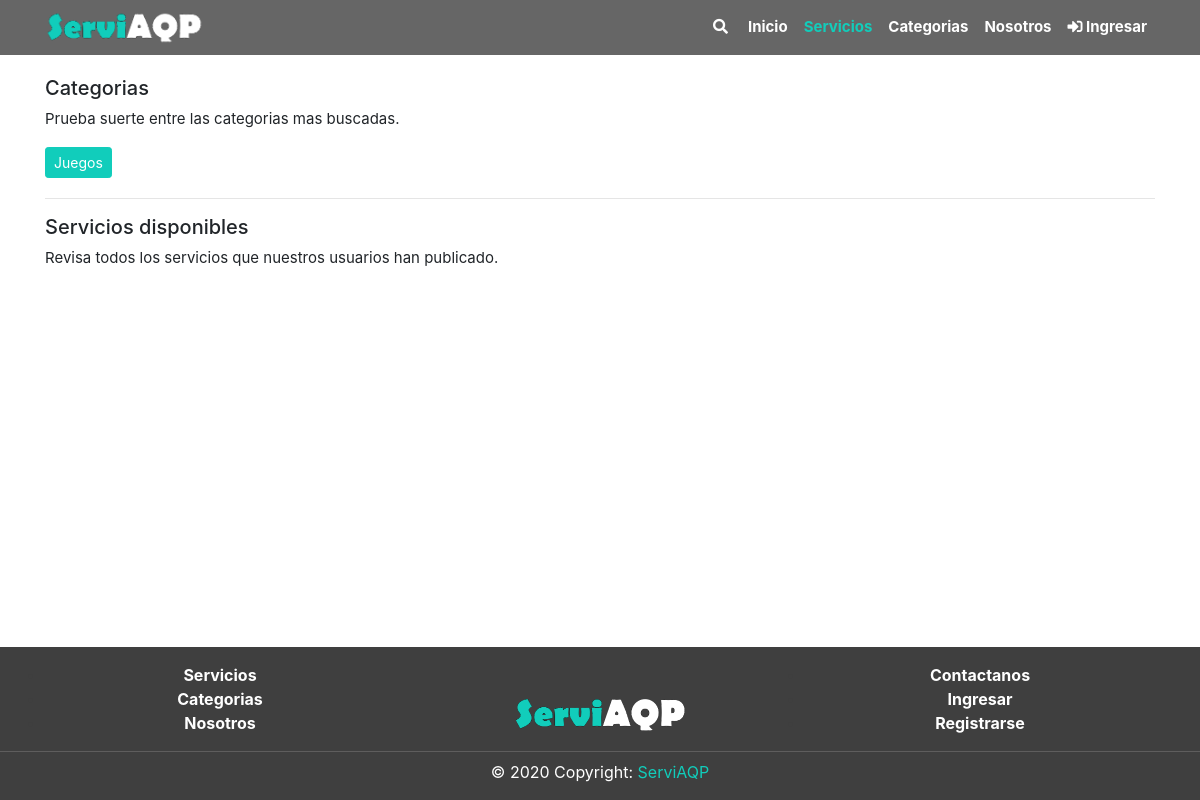
Page /servicios/index.php on the earlier database version.
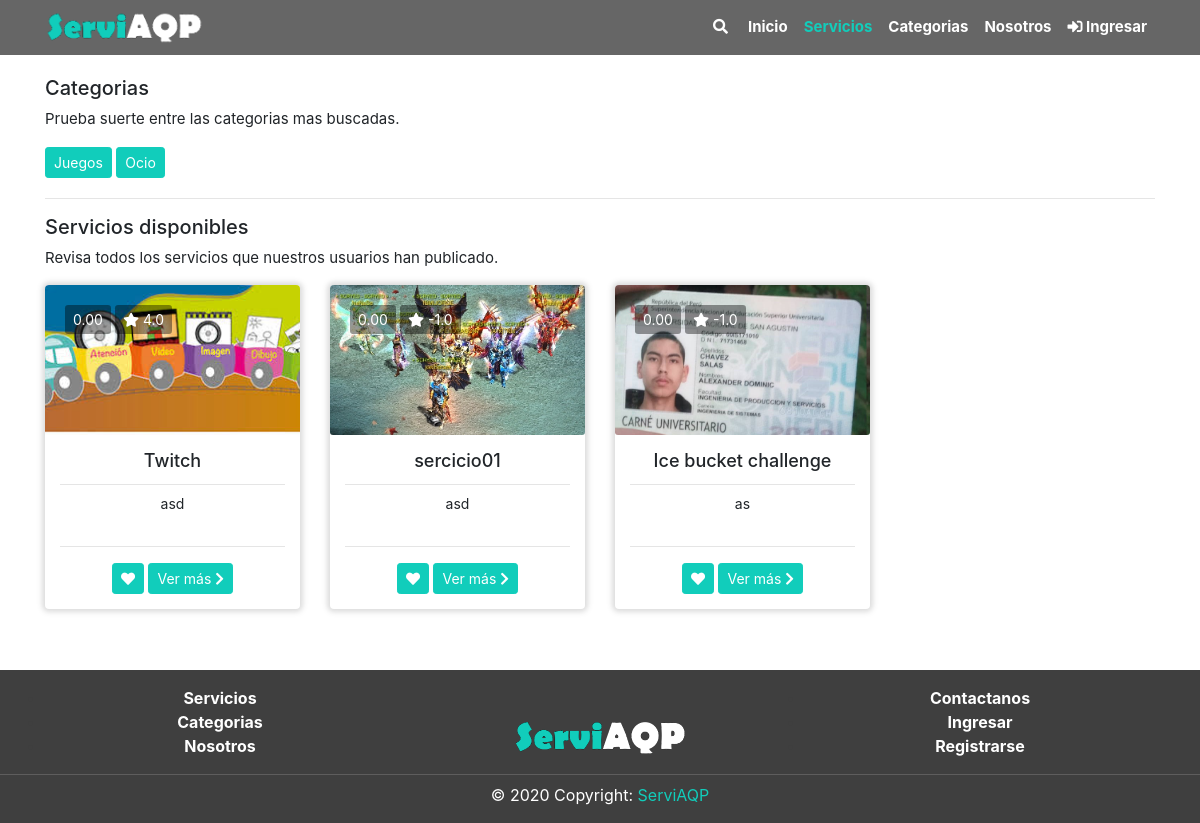
Same page on the later database version.
### tables this page shows
CREATE TABLE `categoria` (
  `CatId` int(11) NOT NULL,
  `CatNom` varchar(60) NOT NULL,
  `CatDes` text NOT NULL,
  `CatEstReg` int(1) NOT NULL DEFAULT 1,
  `CatFecCre` timestamp NOT NULL DEFAULT current_timestamp() ON UPDATE current_timestamp()
);

CREATE TABLE `servicio` (
  `SerID` int(11) NOT NULL,
  `SerUsuID` int(11) NOT NULL,
  `SerCatID` int(11) NOT NULL,
  `SerSubCatID` int(11) NOT NULL,
  `SerPreFre` text NOT NULL,
  `SerDes` text NOT NULL,
  `SerEstReg` int(1) NOT NULL DEFAULT 1,
  `SerFecCre` timestamp NOT NULL DEFAULT current_timestamp(),
  `SerNom` varchar(90) NOT NULL,
  `SerPre` decimal(9,2) NOT NULL,
  `SerVal` decimal(2,1) NOT NULL DEFAULT -1.0
);

CREATE TABLE `servicio_img` (
  `SerImgId` int(11) NOT NULL,
  `SerImgSerId` int(11) NOT NULL,
  `SerImgNom` varchar(90) NOT NULL,
  `SerImgTip` varchar(20) NOT NULL,
  `SerImgEstReg` int(11) NOT NULL DEFAULT 1,
  `SerImgFecCre` timestamp NOT NULL DEFAULT current_timestamp() ON UPDATE current_timestamp()
);

### includes/global_variable.php (called while the page is built)
<?php
$dirEjec = "/ServiAQP";
?>

### includes/navbar.php (called while the page is built, shortened)
<?php
  	$inicio			=	false;
	$categoria		=	false;
	$nosotros		=	false;
	$login			=	false;
?>

### servicios/index.php (the view, shortened to what this page needs)
<?php
include("../includes/sesion.php");
include("../includes/global_variable.php");
include("../includes/navbar.php");
$servicio = true;
include("../includes/header.php");
?>
<div class="section pt-3 ">
	<div class="container">
		<div>
			<h5>Categorias</h5>
			<p>Prueba suerte entre las categorias mas buscadas.</p>
		</div>
		<div>
			<?php
				$queryC = "SELECT * FROM categoria where CatEstReg = 1";
				$resultProduct = mysqli_query($conn, $queryC);
				while ($rowC = mysqli_fetch_array($resultProduct)) {
			?>
				<button  class="btn btn-primary btn-sm mb-1" onclick="filtrarC(<?=$rowC['CatId']?>)"><?=$rowC['CatNom']?></button>
			<?php
				}
			?>
		</div>
		<hr class="mt-3">
		<div class="mt-3">
			<h5>Servicios disponibles</h5>
			<p>Revisa todos los servicios que nuestros usuarios han publicado.</p>
		</div>
		<div id="ServicioCard">
			<?php
				include("recargables/ServiciosCard.php");
			?>
		</div>
	</div>
</div>
<?php
include("../includes/footer.php")
?>

### includes/header.php (shortened to what this page needs)
<?php
include('global_variable.php');
include('data_base.php');
?>
<!DOCTYPE html>
<html lang="es">
<head>
	<link rel="stylesheet" type="text/css" href="<?= $dirEjec ?>/frontend/bootstrap-4.5.0-dist/css/bootstrap.min.css">
	<link rel="stylesheet" type="text/css" href="<?= $dirEjec ?>/frontend/css/style.css">
	<link rel="stylesheet" type="text/css" href="<?= $dirEjec ?>/frontend/fontawesome-free-5.13.1-web/css/all.min.css">
</head>
<body>
	<div class="container position-fixed fixed-top mt-5 pt-2" style="height: 0px;" aria-live="polite">
	</div>
	<nav id="pri" class="container-fluid navbar navbar-expand-lg navbar-light position-fixed fixed-top">
		<div class="container">
			<a class="ani_ico" href="<?= $dirEjec ?>/"><img src="<?= $dirEjec ?>/frontend/images/logo.png" height="35" alt="logo"></a>
			<div class="collapse navbar-collapse" id="navbarNav">
				<ul class="navbar-nav ml-auto">
					<form class="form-inline mr-0 mr-lg-1 mt-lg-0 mt-2 primero_buscar">
						<a class="nav-link menu_link " type="submit"><em class="fas fa-search"></em></a>
					</form>
					<li class="nav-item">
						<a class="nav-link menu_link <?php if ($inicio) { ?>select<?php } ?>" href="<?= $dirEjec ?>/"> Inicio</a>
					</li>
					<li class="nav-item dropdown disp_primero_servicios">
						<a class="nav-link menu_link<?php if ($servicio) { ?> select<?php } ?>" href="<?= $dirEjec ?>/servicios" style="color: white;" id="navbarDropdownMenuLink" aria-haspopup="true" aria-expanded="false">
							Servicios
						</a>
					</li>
					<li class="nav-item">
						<a class="nav-link menu_link<?php if ($categoria) { ?> select<?php } ?>" href="<?= $dirEjec ?>/categorias"> Categorias</a>
					</li>
					<li class="nav-item">
						<a class="nav-link menu_link<?php if ($nosotros) { ?> select<?php } ?>" href="<?= $dirEjec ?>/nosotros">Nosotros</a>
					</li>
					<?php if (!empty($user)) :
						$count_noti = 0;
						$sql_noti = "SELECT * FROM notificacion WHERE NotEst = 0 and NotUsuID = '" . $user['UsuID'] . "'";
						$result_noti = mysqli_query($conn, $sql_noti);
						$count_noti = mysqli_num_rows($result_noti);
					?>
						<li class="nav-item dropdown disp_primero_perfil">
							<a class="nav-link menu_link " style="color: white;" href="#" id="navbarDropdown" role="button" data-toggle="dropdown" aria-haspopup="true" aria-expanded="false">
								<em class="fas fa-user"></em> <?= $user['UsuCor'] ?><?= $user['UsuID'] ?>
							</a>
							<div class="dropdown-menu  dropdown-menu-right disp_segundo_perfil" aria-labelledby="navbarDropdown">
								<a class="dropdown-item" href="<?= $dirEjec ?>/Usuario/view?id=<?= $user['UsuID'] ?>">Ver perfil</a>
								<a class="dropdown-item" href="<?= $dirEjec ?>/Usuario/view?id=<?= $user['UsuID'] ?>">Favoritos</a>
								<a class="dropdown-item" href="<?= $dirEjec ?>/Usuario/view?id=<?= $user['UsuID'] ?>&opcion=1">Notificaciones</a>
								<a class="dropdown-item" href="<?= $dirEjec ?>/Autenticacion/logout.php"><em class="fas fa-sign-out-alt"></em> Salir</a>
							</div>
						</li>
						<li class="nav-item dropdown disp_primero_notificaciones">
							<a class="nav-link menu_link" onclick='notification_display()' style="color: white;" href="#" id="navbarDropdownMenuLink" data-toggle="dropdown" aria-haspopup="true" aria-expanded="false">
								<em class="fas fa-bell rot_bell rot_bell2"></em> <span class="num_noti" style="position: absolute; font-size: 10px; top:3px"><?= $count_noti ?></span>
							</a>
							<div class="dropdown-menu dropdown-menu-right disp_segundo_notificaciones" aria-labelledby="navbarDropdownMenuLink">
								<div class="noti_contenido">
								</div>
								<div align='center' class="pt-0 mb-0">
									<a style="font-size: 13px;" href="<?= $dirEjec ?>/Usuario/view?id=<?= $user['UsuID'] ?>&opcion=1">Ver todas</a>
								</div>
							</div>
						</li>
						<?php
						if ($user['UsuRolID'] == 1) {
						?>
							<li class="nav-item dropdown disp_primero_configuracion">
								<a class="nav-link menu_link" style="color: white;" href="#" id="navbarDropdown" role="button" data-toggle="dropdown" aria-haspopup="true" aria-expanded="false">
									<div class=""><em class="fas fa-cog cog_rot"></em></div>
								</a>
								<div class="dropdown-menu  dropdown-menu-right disp_segundo_configuracion " aria-labelledby="navbarDropdown">
									<a class="dropdown-item" href="<?= $dirEjec ?>/acceso">Accesos</a>
									<a class="dropdown-item" href="<?= $dirEjec ?>/categoria/tabla.php">Categorias</a>
									<a class="dropdown-item" href="<?= $dirEjec ?>/producto/tabla.php">Servicios</a>
									<a class="dropdown-item" href="<?= $dirEjec ?>/recurso">Recursos</a>
									<a class="dropdown-item" href="<?= $dirEjec ?>/rol">Roles</a>
									<a class="dropdown-item" href="<?= $dirEjec ?>/usuario">Usuarios</a>
								</div>
							</li>
						<?php  }  ?>
					<?php else :  ?>
						<li class="nav-item menu_link">
							<a class="nav-link menu_link<?php if ($login) { ?> select<?php } ?>" href="<?= $dirEjec ?>/autenticacion/Login"><em class="fas fa-sign-in-alt "></em> Ingresar</a>
						</li>
					<?php endif; ?>
				</ul>
			</div>
		</div>
	</nav>

### includes/footer.php (shortened to what this page needs)
<?php
include('global_variable.php');
?>
<footer class="footer-area footer" id="sticky-footer">
    <div class="container">
        <div class="row">
            <div class="col-4 pt-3" align="center">
                <ul class="lista-footer">
                    <li><b><a class="item-footer" href="<?php echo $dirEjec ?>/Intercambio">Servicios</a></b></li>
                    <li><b><a class="item-footer" href="<?php echo $dirEjec ?>/Categoria">Categorias</a></b></li>
                    <li><b><a class="item-footer" href="<?php echo $dirEjec ?>/Nosotros">Nosotros</a></b></li>
                </ul>
            </div>
            <div class="col-4 pt-5">
                <div align="center">
                    <img src="<?php echo $dirEjec ?>/frontend/images/logo.png" alt="logo de S4P" style="height: 50%;width: 50%;">
                </div>
            </div>
            <div class="col-4 pt-3" align="center">
                <ul class="lista-footer">
                    <li><b><a class="item-footer" href="<?php echo $dirEjec ?>/Contactanos">Contactanos</a></b></li>
                    <li><b><a class="item-footer" href="<?php echo $dirEjec ?>/Autenticacion/Login">Ingresar</a></b></li>
                    <li><b><a class="item-footer" href="<?php echo $dirEjec ?>/Autenticacion/Singup">Registrarse</a></b></li>
                </ul>
            </div>
        </div>
    </div>
    <hr class="mt-0 mb-2 hr-background">
    <div class=" text-center pb-3 item-footer">© 2020 Copyright:
        <a href="/"> ServiAQP</a>
    </div>
</footer>
</body>
</html>

### servicios/recargables/ServiciosCard.php (shortened to what this page needs)
<div class="row justify-content-right">
<?php
$query = "SELECT * FROM `servicio` WHERE `SerEstReg` = 1";
$resultProduct = mysqli_query($conn, $query);
while ($row = mysqli_fetch_array($resultProduct)) {
    $query2 = "SELECT  SerImgNom FROM servicio_img where SerImgSerId=" . $row['SerID'];
    $result = mysqli_query($conn, $query2);
    if ($row2 = mysqli_fetch_array($result)) {
        $dirImg = trim($row2[0]);
    }
    $dirFin = '/ServiAQP/servicios/img/' . $dirImg;
?>
    <div class="col-sm-6 col-md-4 col-lg-3 col-xl-3">
        <div class="card mb-4 border-0 card-ani">
            <div class="imageny card-img" style="background-image:url('<?= $dirFin ?>');">
            </div>
            <div class="card-img-overlay">
                <a class="btn  btn-sm informacion-btn"><?= $row['SerPre'] ?></a>
                <a class="btn  btn-sm informacion-btn"><i class="fas fa-star"></i> <?= $row['SerVal'] ?></a>
            </div>
            <div class="card-body text-center">
                <h3 class="card-title"><?= $row['SerNom'] ?></h3>
                <hr class="pt-0 mt-0 mb-2">
                <textarea disabled class="descrip text-center"><?= $row['SerDes'] ?></textarea>
                <hr class="pt-0 mt-0 mb-3">
                <a href="" class="btn btn-primary btn-sm card-link ani_heart"><em class="fas fa-heart"></em></a>
                <a href="view/?id=<?= $row['SerID'] ?>" class="btn btn-primary btn-sm">Ver más <em class="fas fa-chevron-right"></em></a>
            </div>
        </div>
    </div>
<?php
    }
?>
</div>

### frontend/css/style.css (style rules this page uses)
:root { --color-principal: #11cdbb; --fondo-principal: white; --color-principal-hover: rgb(24, 170, 155); --color-principal-disa: rgb(87, 211, 199); --color-footer: rgb(63, 63, 63); }
* { margin: 0; padding: 0; -webkit-box-sizing: border-box; -moz-box-sizing: border-box; box-sizing: border-box; }
html { position: relative; min-height: 100%; background-color: var(--fondo-principal); }
body { margin-bottom: 190px; background-color: var(--fondo-principal); }
div.section { background-color: var(--fondo-principal); margin-top: 60px; }
p { font-size: 15px; }
a { color: var(--color-principal); }
.btn-primary { background-color: var(--color-principal) !important; border-color: var(--color-principal); }
.card-title { font-size: 18px; text-overflow: ellipsis; white-space: nowrap; overflow: hidden; }
.card-body { padding: 15px; }
.card { backface-visibility: hidden; transition: 0.5s; box-shadow: 0 0 5px 2px rgba(0, 0, 0, 0.1), 0 0 5px 5px rgba(0, 0, 0, 0.05); }
.card-body { position: relative; }
.descrip { width: 100%; border: 0px; resize: none; padding-left: 0px; padding-right: 0px; padding-top: 0px; padding-bottom: 5px; font-size: 14px; margin-top: 0px; background-color: white; font-weight: 400; line-height: 1.5; color: #212529; overflow: hidden; }
.imageny { padding-bottom: 150px; text-align: center; color: #fff; background-repeat: no-repeat; background-attachment: scroll; background-position: center center; -webkit-background-size: cover; -moz-background-size: cover; -o-background-size: cover; background-size: cover; border-top-left-radius: 0.25rem; border-top-right-radius: 0.25rem; }
.informacion-btn { color: #fff !important; background: rgba(0, 0, 0, 0.4) !important; border: none !important; }
.footer { position: absolute; bottom: 0; width: 100%; background-color: var(--color-footer); }
.lista-footer { color: var(--color-footer); }
.item-footer { color: white; }
.hr-background { background-color: rgb(105, 104, 104); }
.ani_ico { transition: 0.5s; }
.navbar { background: rgba(0, 0, 0, 0.6); }
.navbar-light .navbar-nav .nav-link { color: white; }
.select { color: var(--color-principal) !important; }
a.menu_link:after { position: absolute; bottom: 11px; left: 0px; width: 100%; height: 2px; background-color: var(--color-principal); content: ""; opacity: 0; transition: opacity 0.3s ease 0s, transform 0.3s ease 0s; transform: translateY(10px); }
a.menu_link { position: relative; font-weight: bold; font-size: 15px; transition: 0.5s; }
.fa-heart { transition: 0.5s; color: white; }

Differences in the rows shown:
added categoria: CatNom "Ocio"
added servicio: servicio_img.SerImgNom (picture), SerPre "0.00", SerVal "4.0", SerNom "Twitch", SerDes "asd"
added servicio: servicio_img.SerImgNom (picture), SerPre "0.00", SerVal "-1.0", SerNom "sercicio01", SerDes "asd"
added servicio: servicio_img.SerImgNom (picture), SerPre "0.00", SerVal "-1.0", SerNom "Ice bucket challenge", SerDes "as"
